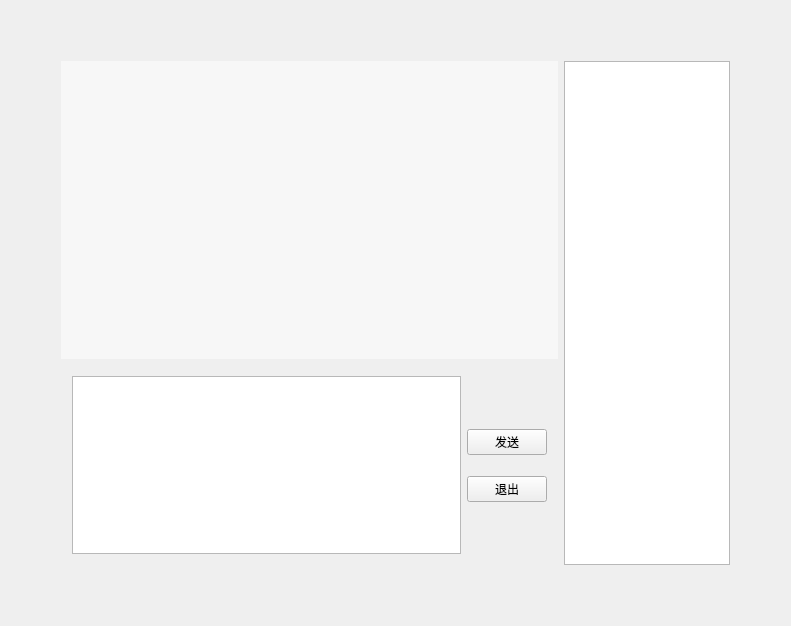
<?xml version="1.0" encoding="UTF-8"?>
<ui version="4.0">
 <class>Doctor_patientCommunicationPlatform</class>
 <widget class="QWidget" name="Doctor_patientCommunicationPlatform">
  <property name="geometry">
   <rect>
    <x>0</x>
    <y>0</y>
    <width>791</width>
    <height>626</height>
   </rect>
  </property>
  <property name="windowTitle">
   <string>MainWindow</string>
  </property>
  <property name="styleSheet">
   <string notr="true">#Doctor_patientCommunicationPlatform{border-image: url(:/images/07.jpg);}</string>
  </property>
  <layout class="QGridLayout" name="gridLayout">
   <item row="0" column="0">
    <layout class="QHBoxLayout" name="horizontalLayout_2" stretch="3,1">
     <property name="leftMargin">
      <number>50</number>
     </property>
     <property name="topMargin">
      <number>50</number>
     </property>
     <property name="rightMargin">
      <number>50</number>
     </property>
     <property name="bottomMargin">
      <number>50</number>
     </property>
     <item>
      <layout class="QVBoxLayout" name="verticalLayout_2">
       <item>
        <widget class="QListWidget" name="listWidget">
         <property name="sizePolicy">
          <sizepolicy hsizetype="Expanding" vsizetype="Preferred">
           <horstretch>0</horstretch>
           <verstretch>0</verstretch>
          </sizepolicy>
         </property>
         <property name="styleSheet">
          <string notr="true">QListWidget{background-color: rgb(247, 247, 247); color:rgb(51,51,51); border: 1px solid  rgb(247, 247, 247);outline:0px;}
QListWidget::Item{background-color: rgb(247, 247, 247);}
QListWidget::Item:hover{background-color: rgb(247, 247, 247); }
QListWidget::item:selected{
        background-color: rgb(247, 247, 247);
        color:black;
    border: 1px solid  rgb(247, 247, 247);
}
QListWidget::item:selected:!active{border: 1px solid  rgb(247, 247, 247); background-color: rgb(247, 247, 247); color:rgb(51,51,51); } </string>
         </property>
         <property name="verticalScrollBarPolicy">
          <enum>Qt::ScrollBarAsNeeded</enum>
         </property>
         <property name="horizontalScrollBarPolicy">
          <enum>Qt::ScrollBarAlwaysOff</enum>
         </property>
        </widget>
       </item>
       <item>
        <widget class="QWidget" name="widget" native="true">
         <property name="minimumSize">
          <size>
           <width>0</width>
           <height>200</height>
          </size>
         </property>
         <property name="maximumSize">
          <size>
           <width>16777215</width>
           <height>200</height>
          </size>
         </property>
         <layout class="QGridLayout" name="gridLayout_3">
          <item row="0" column="0">
           <layout class="QHBoxLayout" name="horizontalLayout">
            <item>
             <widget class="QTextEdit" name="textEdit">
              <property name="sizePolicy">
               <sizepolicy hsizetype="Expanding" vsizetype="Preferred">
                <horstretch>0</horstretch>
                <verstretch>0</verstretch>
               </sizepolicy>
              </property>
             </widget>
            </item>
            <item>
             <layout class="QVBoxLayout" name="verticalLayout">
              <property name="spacing">
               <number>21</number>
              </property>
              <item>
               <widget class="QLabel" name="label">
                <property name="text">
                 <string/>
                </property>
               </widget>
              </item>
              <item>
               <widget class="QPushButton" name="pushButton">
                <property name="text">
                 <string>发送</string>
                </property>
               </widget>
              </item>
              <item>
               <widget class="QPushButton" name="pushButton_2">
                <property name="text">
                 <string>退出</string>
                </property>
               </widget>
              </item>
              <item>
               <widget class="QLabel" name="label_2">
                <property name="text">
                 <string/>
                </property>
               </widget>
              </item>
             </layout>
            </item>
           </layout>
          </item>
         </layout>
        </widget>
       </item>
      </layout>
     </item>
     <item>
      <widget class="QListWidget" name="listWidget_2">
       <property name="batchSize">
        <number>100</number>
       </property>
      </widget>
     </item>
    </layout>
   </item>
  </layout>
 </widget>
 <layoutdefault spacing="6" margin="11"/>
 <resources/>
 <connections/>
</ui>
